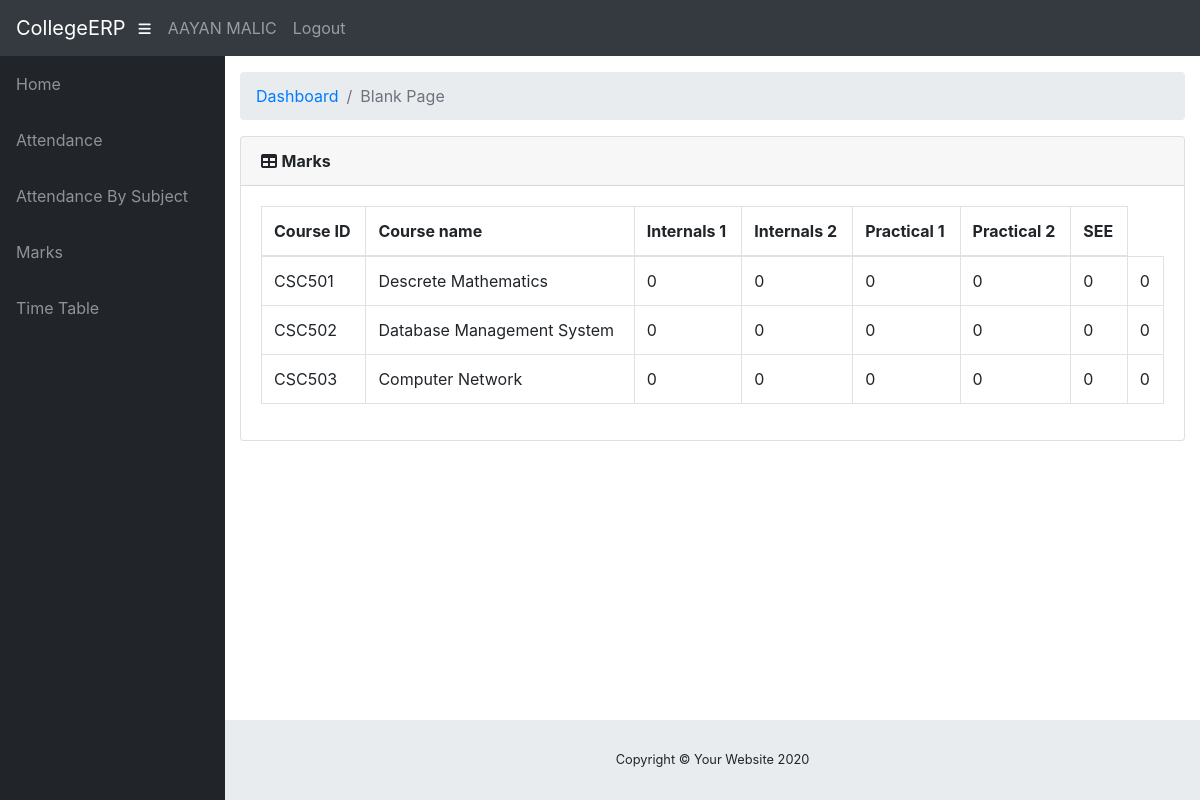
Screenshot of /info/student/AAYAN/marks_list/ (signed in) with the database file from the repository.
### info/models.py (models this page shows, shortened)
class User(AbstractUser):
    @property
    def is_student(self):
        if hasattr(self, 'student'):
            return True
        return False

class Student(models.Model):
    user = models.OneToOneField(User, on_delete=models.CASCADE, null=True)
    class_id = models.ForeignKey(Class, on_delete=models.CASCADE, default=1)
    USN = models.CharField(primary_key='True', max_length=100)
    name = models.CharField(max_length=200)
    sex = models.CharField(max_length=50, choices=sex_choice, default='Male')
    DOB = models.DateField(default='1998-01-01')

class StudentCourse(models.Model):
    student = models.ForeignKey(Student, on_delete=models.CASCADE)
    course = models.ForeignKey(Course, on_delete=models.CASCADE)
    class Meta:
        unique_together = (('student', 'course'),)
        verbose_name_plural = 'Marks'

class Course(models.Model):
    dept = models.ForeignKey(Dept, on_delete=models.CASCADE)
    id = models.CharField(primary_key='True', max_length=50)
    name = models.CharField(max_length=50)
    shortname = models.CharField(max_length=50, default='X')

class Marks(models.Model):
    studentcourse = models.ForeignKey(StudentCourse, on_delete=models.CASCADE)
    name = models.CharField(max_length=50, choices=test_name, default='Internal test 1')
    marks1 = models.IntegerField(default=0, validators=[MinValueValidator(0), MaxValueValidator(100)])
    class Meta:
        unique_together = (('studentcourse', 'name'),)

### info/views.py (the view)
# urls.py: path('student/<slug:stud_id>/marks_list/', views.marks_list, name='marks_list'),
@login_required()
def marks_list(request, stud_id):
    stud = Student.objects.get(USN=stud_id,)
    ass_list = Assign.objects.filter(class_id_id=stud.class_id)
    sc_list = []
    for ass in ass_list:
        try:
            sc = StudentCourse.objects.get(student=stud, course=ass.course)
        except StudentCourse.DoesNotExist:
            sc = StudentCourse(student=stud, course=ass.course)
            sc.save()
            sc.marks_set.create(type='I', name='Internal test 1')
            sc.marks_set.create(type='I', name='Internal test 2')
            sc.marks_set.create(type='E', name='Practical 1')
            sc.marks_set.create(type='E', name='Practical 2')
            sc.marks_set.create(type='S', name='Semester End Exam')
        sc_list.append(sc)
    return render(request, 'info/marks_list.html', {'sc_list': sc_list})

### info/templates/info/marks_list.html
{% extends 'info/base.html' %}
    {% load static %}
    {% block content %}
                  <div class="card mb-3">
            <div class="card-header">
              <i class="fas fa-table"></i>
            <b>Marks</b></div>
            <div class="card-body">
              <div class="table-responsive">
                <table class="table table-bordered" id="dataTable" width="100%" cellspacing="0">
                  <thead>
                    <tr>
                        <th>Course ID</th>
                        <th>Course name</th>
                        <th>Internals 1</th>
                        <th>Internals 2</th>
                        <th>Practical 1</th>
                        <th>Practical 2</th>
                        <th>SEE</th>
                    </tr>
                  </thead>
                  <tbody>
                    {% for sc in sc_list %}
                    <tr>
                        <td>{{ sc.course_id }}</td>
                        <td>{{sc.course.name}}</td>
                        {% for m in sc.marks_set.all %}
                            <td>{{ m.marks1 }}</td>
                        {% endfor %}
                    </tr>
                    {% empty %}
                            <p>student has no courses</p>
                    {% endfor %}
                  </tbody>
                </table>
              </div>
            </div>
          </div>
    {% endblock %}

### info/templates/info/base.html (shortened to what this page needs)
<!DOCTYPE html>
<html lang="en">
  <head>
      {% load static %}
    <link href="{% static '/info/bootstrap/vendor/bootstrap/css/bootstrap.min.css' %}" rel="stylesheet">
    <link href="{% static '/info/bootstrap/vendor/fontawesome-free/css/all.min.css' %}" rel="stylesheet" type="text/css">
    <link href="{% static '/info/bootstrap/vendor/datatables/dataTables.bootstrap4.css' %}" rel="stylesheet">
    <link href="{% static '/info/bootstrap/css/sb-admin.css' %}" rel="stylesheet">
  </head>
  <body id="page-top">
    <nav class="navbar navbar-expand navbar-dark bg-dark static-top">
      <a class="navbar-brand mr-1" href="{% url 'index' %}">CollegeERP</a>
      <button class="btn btn-link btn-sm text-white order-1 order-sm-0" id="sidebarToggle" href="#">
        <i class="fas fa-bars"></i>
      </button>
        <div class="collapse navbar-collapse" id="navbarResponsive">
            <div style="background-image: url(% static 'info/images/background.jpg' %);">
          <ul class="navbar-nav ml-auto">
            <li class="nav-item">
                {% if request.user.is_student %}
                    <a class="nav-link text-capitalize">{{ request.user.student.name }}</a>
                {% elif request.user.is_teacher %}
                    <a class="nav-link text-capitalize">{{ request.user.teacher.name }}</a>
                {% endif %}
            </li>
            <li class="nav-item">
                <a class="nav-link" href="#" data-toggle="modal" data-target="#logoutModal">Logout</a>
            </li>
          </ul>
        </div>
          </div>
    </nav>
    <div id="wrapper">
      <ul class="sidebar navbar-nav">
            <li class="nav-item">
              <a class="nav-link" href="{% url 'index' %}">
                <span>Home</span>
              </a>
            </li>
        {% if request.user.is_student %}
            <li class="nav-item">
              <a class="nav-link" href="{% url 'attendance' request.user.student.USN %}">
                <span>Attendance</span>
              </a>
            </li>
            <li class="nav-item">
              <a class="nav-link" href="{% url 'attendance' request.user.student.USN %}">
                <span>Attendance By Subject</span>
              </a>
            </li>
            <li class="nav-item">
              <a class="nav-link" href="{% url 'marks_list' request.user.student.USN %}">
                <span>Marks</span>
              </a>
            </li>
              <li class="nav-item">
              <a class="nav-link" href="{% url 'timetable' request.user.student.class_id_id %}">
                <span>Time Table</span>
              </a>
            </li>
        {% endif %}
      </ul>
      <div id="content-wrapper">
        <div class="container-fluid">
          <ol class="breadcrumb">
            <li class="breadcrumb-item">
              <a href="index.html">Dashboard</a>
            </li>
            <li class="breadcrumb-item active">Blank Page</li>
          </ol>
            {% block content %}
            {% endblock %}
        </div>
        <footer class="sticky-footer">
          <div class="container my-auto">
            <div class="copyright text-center my-auto">
              <span>Copyright © Your Website 2020</span>
            </div>
          </div>
        </footer>
      </div>
    </div>
  </body>
</html>

### rows the page displays
User: user.student.name "AAYAN MALIC"
StudentCourse: course_id "CSC501", course.name "Descrete Mathematics"
Marks: marks1 "0"
Marks: marks1 "0"
Marks: marks1 "0"
Marks: marks1 "0"
Marks: marks1 "0"
Marks: marks1 "0"
StudentCourse: course_id "CSC502", course.name "Database Management System"
Marks: marks1 "0"
Marks: marks1 "0"
Marks: marks1 "0"
Marks: marks1 "0"
Marks: marks1 "0"
Marks: marks1 "0"
StudentCourse: course_id "CSC503", course.name "Computer Network"
Marks: marks1 "0"
Marks: marks1 "0"
Marks: marks1 "0"
Marks: marks1 "0"
Marks: marks1 "0"
Marks: marks1 "0"
